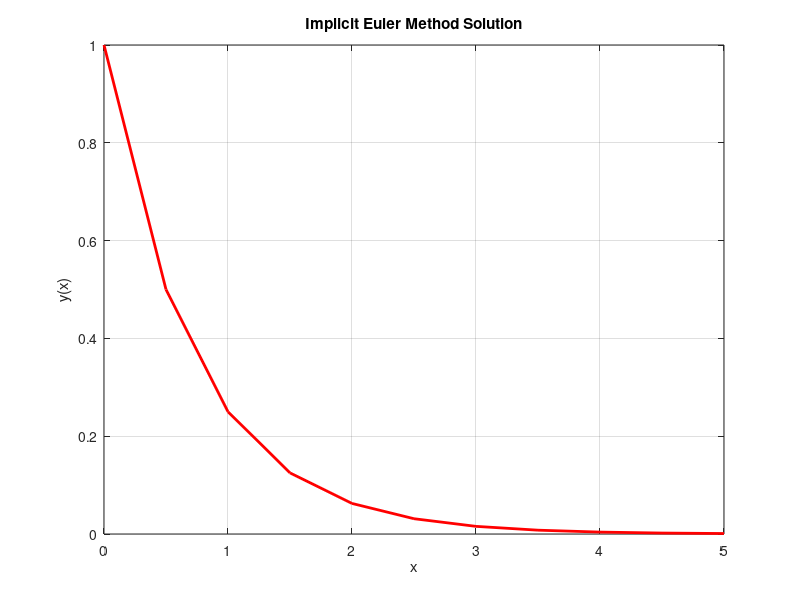

The MATLAB script that drew this image:
% Implicit Euler Method
% Define the step size and time span
h = 0.5;
x_span = 0:h:5;

% Initialize arrays to store the results
y_implicit = zeros(size(x_span));

% Set initial conditions
y_implicit(1) = 1;

% Define the parameters for the implicit Euler method
a = 1001;
b = 1000;

% Apply implicit Euler method
for n = 1:length(x_span) - 1
    x_n = x_span(n);
    
    % Implicit Euler method
    y_implicit(n+1) = (y_implicit(n) + h *(y_implicit(n+1) - y_implicit(n)));
end


plot(x_span, y_implicit, 'r', 'LineWidth', 2);
xlabel('x');
ylabel('y(x)');
title('Implicit Euler Method Solution');
grid on;







